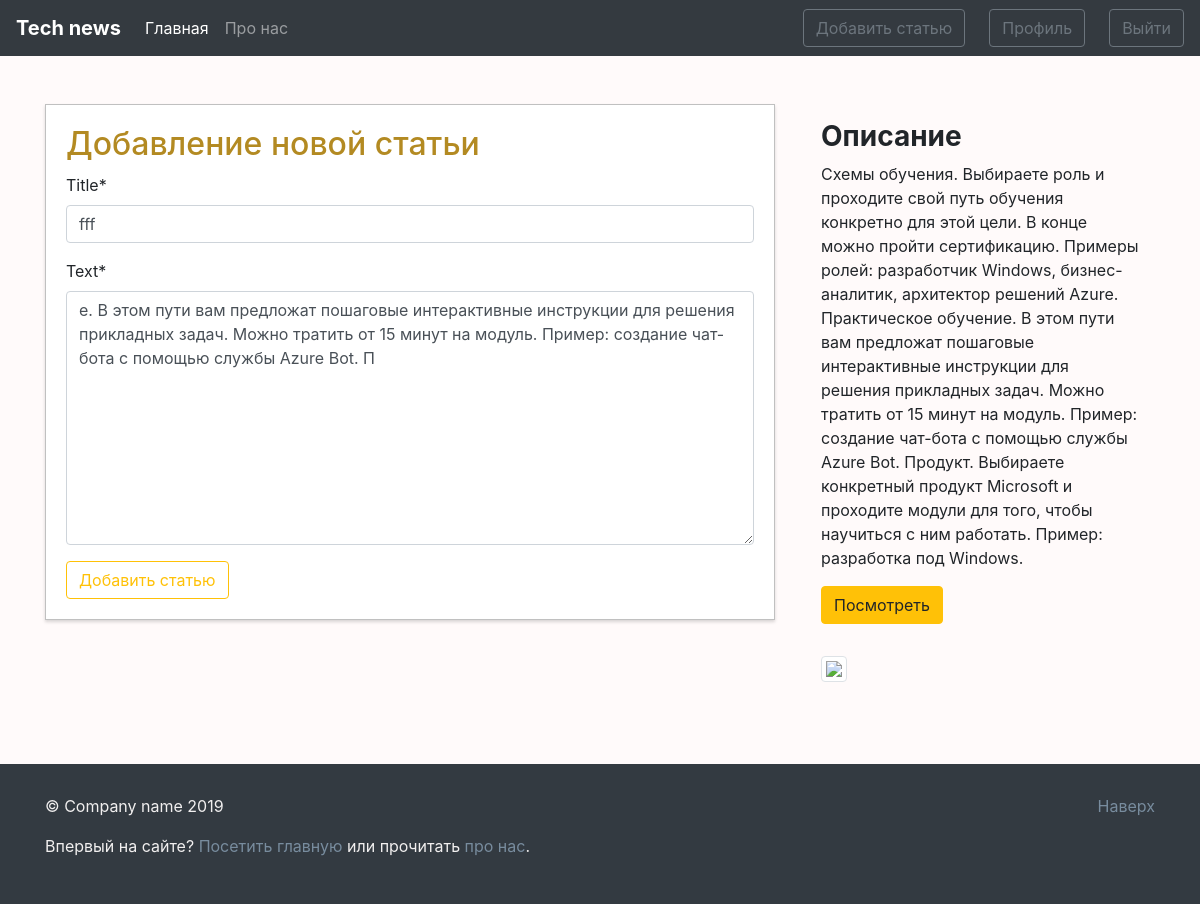
Page /news/10/update/ (signed in) on the committed database.
### blog/models.py (models this page shows, shortened)
class News(models.Model):
    title = models.CharField(max_length=100) # не больше 250 можно
    text = models.TextField()
    date = models.DateTimeField(default=timezone.now)
    author = models.ForeignKey(User, on_delete=models.CASCADE)

### blog/views.py (the view, shortened to what this page needs)
# urls.py: path('news/<int:pk>/update/', views.UpdateNewsView.as_view(), name='news-update'),
class UpdateNewsView(LoginRequiredMixin, UserPassesTestMixin, UpdateView):
    model = News
    fields = ['title', 'text']
    def test_func(self):
        news = self.get_object()
        if self.request.user == news.author:
            return True
        return False

### blog/templates/blog/news_form.html (shortened to what this page needs)
{% extends 'blog/main.html' %}
{% load crispy_forms_tags %}
{% block main_section %}
  <div class="form-section">
    <h2>Добавление новой статьи</h2>
    <form method="POST">
      {{ form|crispy }}
      <button type="submit" class="btn btn-outline-warning">Добавить статью</button>
    </form>
  </div>
{% endblock main_section %}
{% block aside_news_section %}
    <h3><b>Описание</b></h3>
    <p>Схемы обучения. Выбираете роль и проходите свой путь обучения конкретно для этой цели. В конце можно пройти сертификацию. Примеры ролей: разработчик Windows, бизнес-аналитик, архитектор решений Azure.
  Практическое обучение. В этом пути вам предложат пошаговые интерактивные инструкции для решения прикладных задач. Можно тратить от 15 минут на модуль. Пример: создание чат-бота с помощью службы Azure Bot.
  Продукт. Выбираете конкретный продукт Microsoft и проходите модули для того, чтобы научиться с ним работать. Пример: разработка под Windows.</p>
    <a href="" target="_blank">
      <button class="btn btn-warning">Посмотреть</button>
    </a>
{% endblock aside_news_section %}

### blog/static/blog/main.css (style rules this page uses)
body { background: #fffafa }
.form-section { background: #ffffff; padding: 20px; border: 1px solid silver; box-sizing: border-box; width: 100%; -webkit-box-shadow: 0 2px 3px 0 rgba(74,74,74,.21); -moz-box-shadow: 0 2px 3px 0 rgba(74,74,74,.21); box-shadow: 0 2px 3px 0 rgba(74,74,74,.21); }
.form-section > h2 { color: #b38a22; margin-bottom: 10px }

### rows in the picture
News: title "fff", text "е. В этом пути вам предложат пошаговые интерактивные инструкции для решения прикладных задач. Можно тратить от 15 минут на модуль. Пример: создание чат-бота с помощью службы Azure Bot. П"
